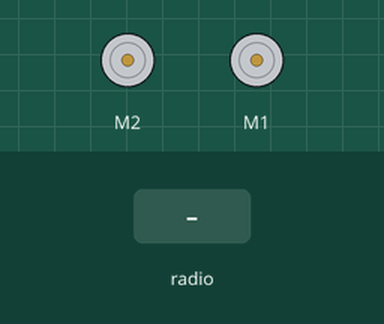
Simulated run of this program. Board: BBC micro:bit (MakeCode). On the bench: 2 × DC motor (green arrow = forward, orange = backward, longer = faster). The test bench sets the inputs (shaded band).

Above: at 1.2 s.
1.3 s: radio message "UD=100" arrives
At 2.2 s:
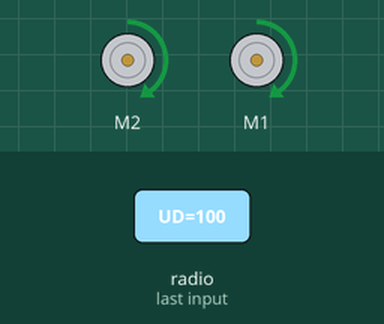
2.8 s: radio message "LR=100" arrives
At 3.7 s:
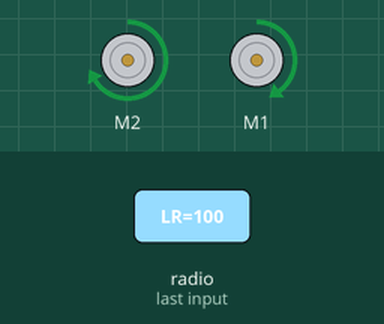
Timing chart, 0 to 5.8 s (numbered marks = the images above; inputs shaded):
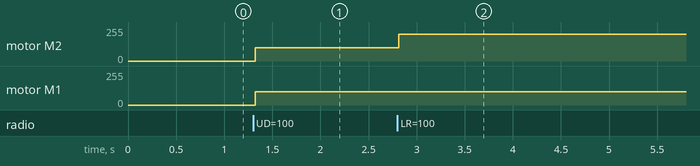

The program:

main.ts
```typescript
let main_buttons_number = 0
let UD = 0
let LR = 0
let Velocity = 0
radio.onReceivedNumber(function (receivedNumber) {
    main_buttons_number = receivedNumber
    if (main_buttons_number == 4) {
        music.setBuiltInSpeakerEnabled(true)
        music.play(music.builtinPlayableSoundEffect(soundExpression.spring), music.PlaybackMode.UntilDone)
        music.setBuiltInSpeakerEnabled(false)
    } else {
        if (main_buttons_number == 8) {
            maqueen.motorRun(maqueen.Motors.M1, maqueen.Dir.CCW, 255)
            maqueen.motorRun(maqueen.Motors.M2, maqueen.Dir.CW, 255)
        } else {
            if (main_buttons_number == 2) {
                maqueen.motorRun(maqueen.Motors.M1, maqueen.Dir.CCW, 10)
                maqueen.motorRun(maqueen.Motors.M2, maqueen.Dir.CCW, 10)
            } else {
                if (main_buttons_number == 6) {
                    maqueen.motorRun(maqueen.Motors.M1, maqueen.Dir.CW, 255)
                    maqueen.motorRun(maqueen.Motors.M2, maqueen.Dir.CW, 255)
                }
            }
        }
    }
})
radio.onReceivedValue(function (name, value) {
    if (Math.abs(value) < 2) {
        UD = 0
        LR = 0
    } else {
        if (name == "UD") {
            UD = value
        }
        if (name == "LR") {
            LR = value
        }
    }
})
basic.forever(function () {
    Velocity = Math.sqrt(UD * UD + LR * LR) / 2.4
})
basic.forever(function () {
    radio.setGroup(1)
})
basic.forever(function () {

})
basic.forever(function () {
    if (0 < UD) {
        if (0 <= LR) {
            maqueen.motorRun(maqueen.Motors.M2, maqueen.Dir.CW, UD + LR)
            maqueen.motorRun(maqueen.Motors.M1, maqueen.Dir.CW, UD)
        }
        if (LR < 0) {
            maqueen.motorRun(maqueen.Motors.M2, maqueen.Dir.CW, UD + 0)
            maqueen.motorRun(maqueen.Motors.M1, maqueen.Dir.CW, UD - LR)
        }
    }
})
basic.forever(function () {
    if (UD < 0) {
        if (0 <= LR) {
            maqueen.motorRun(maqueen.Motors.M2, maqueen.Dir.CCW, -1 * UD + LR)
            maqueen.motorRun(maqueen.Motors.M1, maqueen.Dir.CCW, -1 * UD - 0)
        }
        if (LR < 0) {
            maqueen.motorRun(maqueen.Motors.M2, maqueen.Dir.CCW, -1 * UD + 0)
            maqueen.motorRun(maqueen.Motors.M1, maqueen.Dir.CCW, -1 * UD - LR)
        }
    }
})
basic.forever(function () {

})
```

test.ts
```typescript
// テストはここに来ます。このパッケージが拡張機能として使用されるときにはコンパイルされません。
```

Measured:
- after the input at 1.3 s, motor M2, motor M1: stopped → forward 100/255 at once
- after the input at 2.8 s, motor M2: forward 100/255 → forward 200/255 at once
